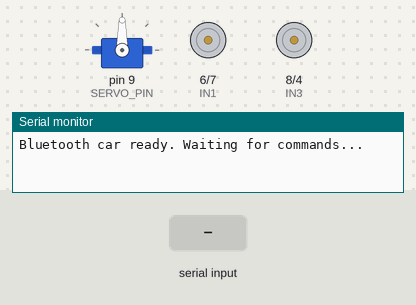
The sketch below on a simulated Arduino Uno, built with avr-gcc and run on an emulated ATmega328P. Parts: servo, motor-driver pin pairs drawn as motors (green arrow = first pin HIGH = forward, orange = second pin HIGH = backward, longer = more drive, scaled by the enable pin), the last lines printed to the serial monitor. The inputs (shaded band) are chosen by the test bench.

Above: at 1.2 s.
1.3 s: "F" received over the second serial link
At 1.8 s:
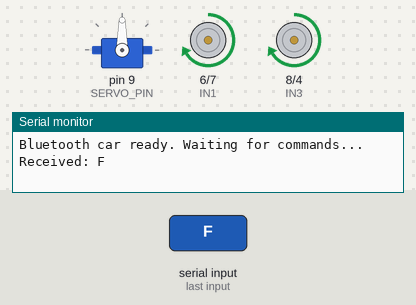
2.8 s: "B" received over the second serial link
At 4.0 s:
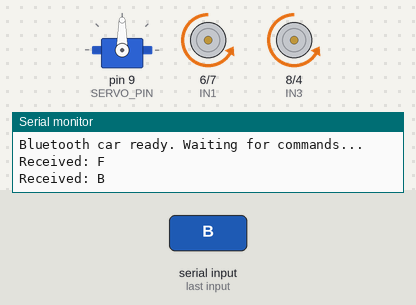
4.3 s: "L" received over the second serial link
At 5.2 s:
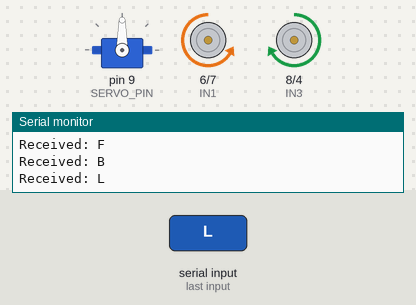
5.8 s: "R" received over the second serial link
At 6.4 s:
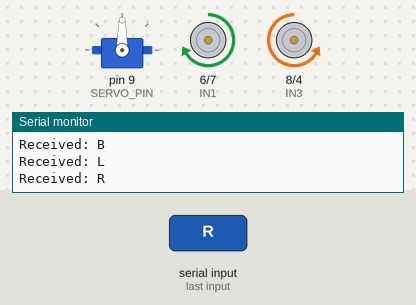
Timing chart, 0 to 8.3 s (numbered marks = the images above; inputs shaded):
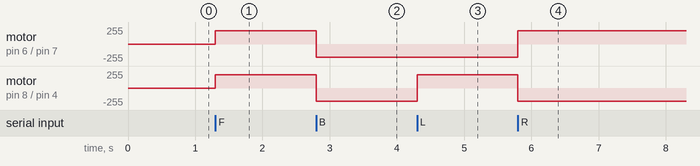

The sketch:

bluetooth_car__1_.ino
```cpp
/*
 * Bluetooth Controlled Car - Arduino Uno
 * HC-05 Bluetooth Module + L298N Motor Driver (2 DC motors) + Servo (sensor mount)
 * Powered by Li-ion battery pack (e.g. 2x 3.7V cells in series -> ~7.4V into L298N)
 *
 * Bluetooth Commands (send from any "Bluetooth RC Car" app, or Serial Monitor):
 *   F = Forward
 *   B = Backward
 *   L = Turn Left
 *   R = Turn Right
 *   S = Stop
 *
 * HC-05 Wiring:
 *   HC-05 VCC -> 5V (or 3.3V depending on your module)
 *   HC-05 GND -> GND
 *   HC-05 TXD -> Arduino RX (pin 10, via SoftwareSerial)
 *   HC-05 RXD -> Arduino TX (pin 11, via SoftwareSerial) -- use a voltage divider,
 *                HC-05 RXD is usually 3.3V logic only
 *
 * L298N Wiring:
 *   ENA -> pin 5 (PWM speed, Left motor)
 *   IN1 -> pin 6
 *   IN2 -> pin 7
 *   ENB -> pin 3 (PWM speed, Right motor)
 *   IN3 -> pin 8
 *   IN4 -> pin 4
 *   L298N 12V/VCC -> battery positive
 *   L298N GND -> battery negative AND Arduino GND (common ground is essential)
 *
 * Servo Wiring:
 *   Signal -> pin 9
 *   VCC -> 5V
 *   GND -> GND
 */

#include <SoftwareSerial.h>
#include <Servo.h>

// Bluetooth pins
#define BT_RX 10   // connects to HC-05 TXD
#define BT_TX 11   // connects to HC-05 RXD (through voltage divider)
SoftwareSerial bluetooth(BT_RX, BT_TX);

// Left motor (Motor A on L298N)
#define ENA 5
#define IN1 6
#define IN2 7

// Right motor (Motor B on L298N)
#define ENB 3
#define IN3 8
#define IN4 4

// Servo (sensor mount)
#define SERVO_PIN 9
Servo sensorServo;

// Adjust this if your car is too fast/slow (0-255)
int motorSpeed = 200;

void setup() {
  Serial.begin(9600);
  bluetooth.begin(9600); // default HC-05 baud rate

  pinMode(ENA, OUTPUT);
  pinMode(IN1, OUTPUT);
  pinMode(IN2, OUTPUT);
  pinMode(ENB, OUTPUT);
  pinMode(IN3, OUTPUT);
  pinMode(IN4, OUTPUT);

  sensorServo.attach(SERVO_PIN);
  sensorServo.write(90); // center position

  stopCar();
  Serial.println("Bluetooth car ready. Waiting for commands...");
}

void loop() {
  if (bluetooth.available() > 0) {
    char command = bluetooth.read();
    Serial.print("Received: ");
    Serial.println(command);
    handleCommand(command);
  }
}

void handleCommand(char command) {
  switch (command) {
    case 'F':
      moveForward();
      break;
    case 'B':
      moveBackward();
      break;
    case 'L':
      turnLeft();
      break;
    case 'R':
      turnRight();
      break;
    case 'S':
      stopCar();
      break;
    default:
      // Ignore any unrecognized character (apps sometimes send extra bytes)
      break;
  }
}

void moveForward() {
  digitalWrite(IN1, HIGH);
  digitalWrite(IN2, LOW);
  digitalWrite(IN3, HIGH);
  digitalWrite(IN4, LOW);
  analogWrite(ENA, motorSpeed);
  analogWrite(ENB, motorSpeed);
}

void moveBackward() {
  digitalWrite(IN1, LOW);
  digitalWrite(IN2, HIGH);
  digitalWrite(IN3, LOW);
  digitalWrite(IN4, HIGH);
  analogWrite(ENA, motorSpeed);
  analogWrite(ENB, motorSpeed);
}

void turnLeft() {
  // Left motor backward, right motor forward -> spins left
  digitalWrite(IN1, LOW);
  digitalWrite(IN2, HIGH);
  digitalWrite(IN3, HIGH);
  digitalWrite(IN4, LOW);
  analogWrite(ENA, motorSpeed);
  analogWrite(ENB, motorSpeed);
}

void turnRight() {
  // Left motor forward, right motor backward -> spins right
  digitalWrite(IN1, HIGH);
  digitalWrite(IN2, LOW);
  digitalWrite(IN3, LOW);
  digitalWrite(IN4, HIGH);
  analogWrite(ENA, motorSpeed);
  analogWrite(ENB, motorSpeed);
}

void stopCar() {
  digitalWrite(IN1, LOW);
  digitalWrite(IN2, LOW);
  digitalWrite(IN3, LOW);
  digitalWrite(IN4, LOW);
  analogWrite(ENA, 0);
  analogWrite(ENB, 0);
}
```

Measured:
- after the input at 1.3 s, motor on pin 6 (IN1) / pin 7 (IN2), motor on pin 8 (IN3) / pin 4 (IN4): stopped → forward 200/255 at once
- after the input at 2.8 s, motor on pin 6 (IN1) / pin 7 (IN2), motor on pin 8 (IN3) / pin 4 (IN4): forward 200/255 → backward 200/255 at once
- after the input at 4.3 s, motor on pin 8 (IN3) / pin 4 (IN4): backward 200/255 → forward 200/255 at once
- after the input at 5.8 s, motor on pin 6 (IN1) / pin 7 (IN2): backward 200/255 → forward 200/255 at once; motor on pin 8 (IN3) / pin 4 (IN4): forward 200/255 → backward 200/255 at once
